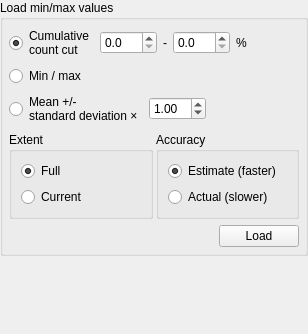
<?xml version="1.0" encoding="UTF-8"?>
<ui version="4.0">
 <class>QgsRasterMinMaxWidgetBase</class>
 <widget class="QWidget" name="QgsRasterMinMaxWidgetBase">
  <property name="geometry">
   <rect>
    <x>0</x>
    <y>0</y>
    <width>308</width>
    <height>334</height>
   </rect>
  </property>
  <property name="windowTitle">
   <string>Form</string>
  </property>
  <layout class="QVBoxLayout" name="verticalLayout_3">
   <property name="margin">
    <number>0</number>
   </property>
   <item>
    <widget class="QGroupBox" name="mLoadMinMaxValuesGroupBox">
     <property name="title">
      <string>Load min/max values</string>
     </property>
     <layout class="QVBoxLayout" name="verticalLayout_4">
      <property name="margin">
       <number>6</number>
      </property>
      <item>
       <layout class="QHBoxLayout" name="horizontalLayout">
        <item>
         <widget class="QRadioButton" name="mCumulativeCutRadioButton">
          <property name="text">
           <string>Cumulative
count cut</string>
          </property>
          <property name="checked">
           <bool>true</bool>
          </property>
          <attribute name="buttonGroup">
           <string notr="true">buttonGroup</string>
          </attribute>
         </widget>
        </item>
        <item>
         <widget class="QDoubleSpinBox" name="mCumulativeCutLowerDoubleSpinBox">
          <property name="decimals">
           <number>1</number>
          </property>
         </widget>
        </item>
        <item>
         <widget class="QLabel" name="label">
          <property name="text">
           <string>-</string>
          </property>
         </widget>
        </item>
        <item>
         <widget class="QDoubleSpinBox" name="mCumulativeCutUpperDoubleSpinBox">
          <property name="decimals">
           <number>1</number>
          </property>
         </widget>
        </item>
        <item>
         <widget class="QLabel" name="label_2">
          <property name="text">
           <string>%</string>
          </property>
         </widget>
        </item>
        <item>
         <spacer name="horizontalSpacer_6">
          <property name="orientation">
           <enum>Qt::Horizontal</enum>
          </property>
          <property name="sizeHint" stdset="0">
           <size>
            <width>123</width>
            <height>20</height>
           </size>
          </property>
         </spacer>
        </item>
       </layout>
      </item>
      <item>
       <layout class="QHBoxLayout" name="horizontalLayout_5">
        <item>
         <widget class="QRadioButton" name="mMinMaxRadioButton">
          <property name="text">
           <string>Min / max</string>
          </property>
          <attribute name="buttonGroup">
           <string notr="true">buttonGroup</string>
          </attribute>
         </widget>
        </item>
        <item>
         <spacer name="horizontalSpacer">
          <property name="orientation">
           <enum>Qt::Horizontal</enum>
          </property>
          <property name="sizeHint" stdset="0">
           <size>
            <width>0</width>
            <height>20</height>
           </size>
          </property>
         </spacer>
        </item>
       </layout>
      </item>
      <item>
       <layout class="QHBoxLayout" name="horizontalLayout_3">
        <item>
         <widget class="QRadioButton" name="mStdDevRadioButton">
          <property name="text">
           <string>Mean +/-
standard deviation ×</string>
          </property>
          <attribute name="buttonGroup">
           <string notr="true">buttonGroup</string>
          </attribute>
         </widget>
        </item>
        <item>
         <widget class="QDoubleSpinBox" name="mStdDevSpinBox">
          <property name="sizePolicy">
           <sizepolicy hsizetype="Fixed" vsizetype="Fixed">
            <horstretch>0</horstretch>
            <verstretch>0</verstretch>
           </sizepolicy>
          </property>
          <property name="value">
           <double>1.000000000000000</double>
          </property>
         </widget>
        </item>
        <item>
         <spacer name="horizontalSpacer_4">
          <property name="orientation">
           <enum>Qt::Horizontal</enum>
          </property>
          <property name="sizeHint" stdset="0">
           <size>
            <width>0</width>
            <height>20</height>
           </size>
          </property>
         </spacer>
        </item>
       </layout>
      </item>
      <item>
       <layout class="QHBoxLayout" name="horizontalLayout_2">
        <property name="spacing">
         <number>3</number>
        </property>
        <item>
         <widget class="QGroupBox" name="mExtentGroupBox">
          <property name="title">
           <string>Extent</string>
          </property>
          <layout class="QVBoxLayout" name="verticalLayout_2">
           <item>
            <widget class="QRadioButton" name="mFullExtentRadioButton">
             <property name="text">
              <string>Full</string>
             </property>
             <property name="checked">
              <bool>true</bool>
             </property>
            </widget>
           </item>
           <item>
            <widget class="QRadioButton" name="mCurrentExtentRadioButton">
             <property name="text">
              <string>Current</string>
             </property>
            </widget>
           </item>
          </layout>
         </widget>
        </item>
        <item>
         <widget class="QGroupBox" name="mAccuracyGroupBox">
          <property name="title">
           <string>Accuracy</string>
          </property>
          <layout class="QVBoxLayout" name="verticalLayout">
           <item>
            <widget class="QRadioButton" name="mEstimateRadioButton">
             <property name="text">
              <string>Estimate (faster)</string>
             </property>
             <property name="checked">
              <bool>true</bool>
             </property>
            </widget>
           </item>
           <item>
            <widget class="QRadioButton" name="mActualRadioButton">
             <property name="text">
              <string>Actual (slower)</string>
             </property>
            </widget>
           </item>
          </layout>
         </widget>
        </item>
       </layout>
      </item>
      <item>
       <layout class="QHBoxLayout" name="horizontalLayout_4">
        <item>
         <spacer name="horizontalSpacer_5">
          <property name="orientation">
           <enum>Qt::Horizontal</enum>
          </property>
          <property name="sizeHint" stdset="0">
           <size>
            <width>0</width>
            <height>20</height>
           </size>
          </property>
         </spacer>
        </item>
        <item>
         <widget class="QPushButton" name="mLoadPushButton">
          <property name="text">
           <string>Load</string>
          </property>
         </widget>
        </item>
       </layout>
      </item>
     </layout>
    </widget>
   </item>
   <item>
    <spacer name="verticalSpacer">
     <property name="orientation">
      <enum>Qt::Vertical</enum>
     </property>
     <property name="sizeHint" stdset="0">
      <size>
       <width>20</width>
       <height>0</height>
      </size>
     </property>
    </spacer>
   </item>
  </layout>
 </widget>
 <resources/>
 <connections/>
 <buttongroups>
  <buttongroup name="buttonGroup"/>
 </buttongroups>
</ui>
